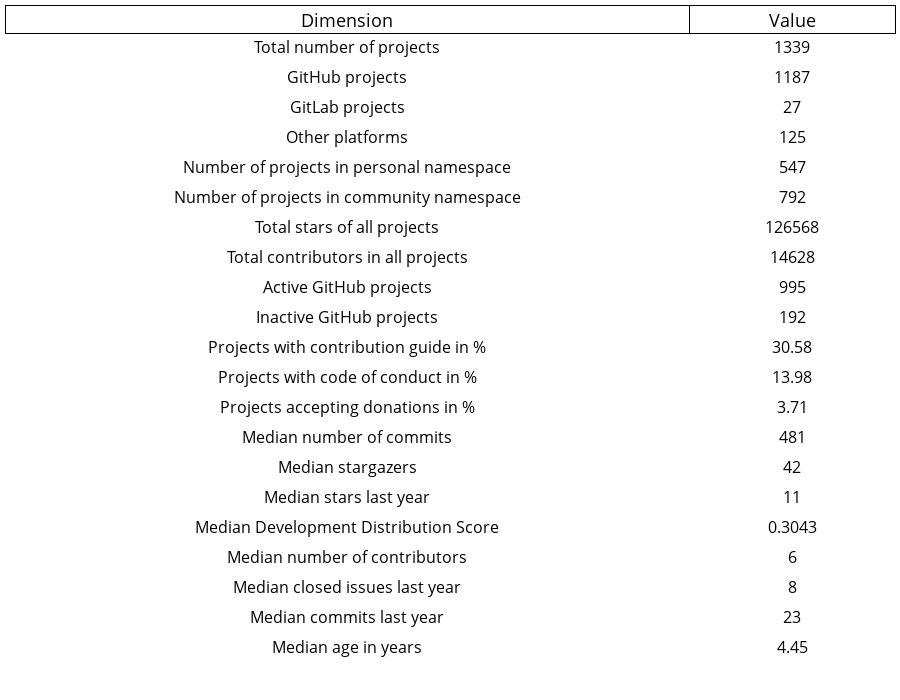

Here is the notebook cell this chart was saved with:
### Code cell
fig = go.Figure(
    data=[
        go.Table(
            columnwidth=[100, 30],
            header=dict(
                values=["Dimension", "Value"],
                line_color="#000000",
                fill_color="#ffffff",
                font_size=18,
            ),
            cells=dict(
                fill_color="#ffffff",
                line_color="#ffffff",
                font_size=16,
                height=30,
                values=[
                    [
                        "Total number of projects",
                        "GitHub projects",
                        "GitLab projects",
                        "Other platforms",
                        "Number of projects in personal namespace",
                        "Number of projects in community namespace",
                        "Total stars of all projects",
                        "Total contributors in all projects",
                        "Active GitHub projects",
                        "Inactive GitHub projects",
                        "Projects with contribution guide in %",
                        "Projects with code of conduct in %",
                        "Projects accepting donations in %",
                        "Median number of commits",
                        "Median stargazers",
                        "Median stars last year",
                        "Median Development Distribution Score",
                        "Median number of contributors",
                        "Median closed issues last year",
                        "Median commits last year",
                        "Median age in years",
                    ],
                    [
                        df_raw["project_name"].count(),
                        df_raw["platform"].value_counts()["github"],
                        df_raw["platform"].value_counts()["gitlab"],
                        df_raw["platform"].value_counts()["custom"],
                        df_raw["project_name"].count() - df_raw["organization"].count(),
                        df_raw["organization"].count(),
                        df_raw["stargazers_count"].sum(),
                        df_raw["contributors"].sum(),
                        df_raw["project_active"].value_counts()[True],
                        df_raw["project_active"].value_counts()[False],
                        round(
                            df_raw["contribution_guide"].value_counts(normalize=True)[
                                True
                            ]
                            * 100,
                            2,
                        ),
                        round(
                            df_raw["code_of_conduct"].value_counts(normalize=True)[True]
                            * 100,
                            2,
                        ),
                        round(
                            df_raw["accepts_donations"].value_counts(normalize=True)[
                                True
                            ]
                            * 100,
                            2,
                        ),
                        df_raw["total_number_of_commits"].median(),
                        df_raw["stargazers_count"].median(),
                        df_raw["stars_last_year"].median(),
                        round(df_raw["development_distribution_score"].median(), 4),
                        df_raw["contributors"].median(),
                        df_raw["issues_closed_last_year"].median(),
                        df_raw["total_commits_last_year"].median(),
                        round(df_raw["project_age_in_years"].median(), 2),
                    ],
                ],
            ),
        )
    ]
)


fig["layout"].update(margin=dict(l=5, r=5, b=0, t=5))
fig.update_layout(height=700, dragmode=False)
config = {
  'toImageButtonOptions': {
    'format': 'svg', # one of png, svg, jpeg, webp
  },
  'responsive':'true'
}
fig.show(config=config)

### Figure 1 — Plotly figure (JSON) as saved in the notebook; plotly's stock layout.template omitted (floating-point values rounded to 4 significant figures)
{"data": [{"cells": {"fill": {"color": "#ffffff"}, "font": {"size": 16}, "height": 30, "line": {"color": "#ffffff"}, "values": [["Total number of projects", "GitHub projects", "GitLab projects", "Other platforms", "Number of projects in personal namespace", "Number of projects in community namespace", "Total stars of all projects", "Total contributors in all projects", "Active GitHub projects", "Inactive GitHub projects", "Projects with contribution guide in %", "Projects with code of conduct in %", "Projects accepting donations in %", "Median number of commits", "Median stargazers", "Median stars last year", "Median Development Distribution Score", "Median number of contributors", "Median closed issues last year", "Median commits last year", "Median age in years"], [1339, 1187, 27, 125, 547, 792, 126568, 14628, 995, 192, 30.58, 13.98, 3.71, 481, 42, 11, 0.3043, 6, 8, 23, 4.45]]}, "columnwidth": [100, 30], "header": {"fill": {"color": "#ffffff"}, "font": {"size": 18}, "line": {"color": "#000000"}, "values": ["Dimension", "Value"]}, "type": "table"}], "layout": {"dragmode": false, "height": 700, "margin": {"b": 0, "l": 5, "r": 5, "t": 5}}}
